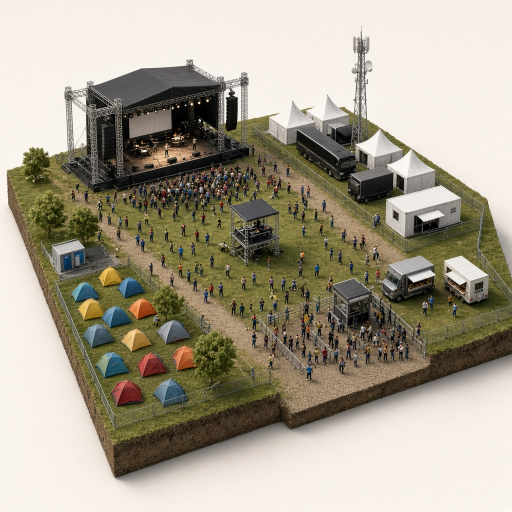
#> input picture assets-src/originals/festival-ground-iso.jpg, 1024 x 1024 px (shown at 1/2 size)
$ python build-it-ground.py
#> lines starting #> are read from the running program, lines starting #| are printed output that depends on the picture; after the words box and inside, x2 and y2 are one past the last pixel; in counts of white or black regions, pixels touching at a corner belong together; pictures that were not available may be replaced by others from this repository, and a replacement may not be noted
#!/usr/bin/env python3
"""
Development-only helper for reichi.it: turns the rendered festival-ground diorama
(assets-src/originals/festival-ground-iso.jpg, generated image, plain off-white backdrop)
into the delivery files in htdocs/it/assets/images/:

  festival-ground-{960,640}.webp   – backdrop keyed out (soft alpha), cropped to the
                                     diorama, square, lossy WebP with alpha

Before keying, the BleedingStar logo (assets-src/originals/BS-Logo-Pfade-weiss.png) is
painted onto two surfaces (DECALS, corners in source pixels): the stage's LED wall becomes a
dark screen with the white logo, the roof of the office container gets the logo in ink.

The hero (templates/it/hero.php) lays the network plan over this picture; the node
coordinates there refer to the 1000×1000 box of the *cropped* image, so re-run the
template check after changing CROP_PAD or the source picture.

Requires Python 3 + Pillow + NumPy. Not needed to run the website – the output is committed.

Usage:  python3 tools/build-it-ground.py
"""
from collections import deque
from pathlib import Path

import numpy as np
from PIL import Image

ROOT = Path(__file__).resolve().parent.parent
SRC = ROOT / "assets-src" / "originals" / "festival-ground-iso.jpg"
OUT = ROOT / "htdocs" / "it" / "assets" / "images"

WIDTHS = [960, 640]
WEBP_QUALITY = 82
BACKDROP = np.array([248, 242, 234])  # the render's off-white; it drifts by ~±6 per channel
KEY_LOW, KEY_HIGH = 10, 38  # colour distance → alpha 0 … 1 (soft edge keeps the ground shadow)
REGION = 48  # pixels closer than this to the backdrop may belong to it (flood fill from the border)
CROP_PAD = 0.02  # free space around the diorama, fraction of its size

LOGO = ROOT / "assets-src" / "originals" / "BS-Logo-Pfade-weiss.png"
DECAL_SCALE = 6  # decals are drawn this many times larger than their on-picture size, then warped down
INK = (21, 21, 26)
# Surfaces that carry the BleedingStar logo, corners in source pixels (top-left, top-right,
# bottom-right, bottom-left of the flat artwork). The quads are parallelograms in the render.
DECALS = [
    # LED wall of the main stage: dark LED screen, white logo, faint warm bloom (reichi.com red), scanlines
    dict(quad=[(258, 236), (340, 221), (340, 266), (258, 279)], aspect=0.78,
         bg=(14, 14, 18), logo=(255, 255, 255), glow=(255, 120, 100), scanlines=True, width=0.86),
    # roof of the office container behind the backstage: ink logo printed on the white roof,
    # slightly translucent so the roof shading shows through
    dict(quad=[(772, 398), (882, 362), (922, 392), (812, 428)], aspect=0.44,
         bg=None, logo=INK + (225,), glow=None, scanlines=False, width=0.78),
]


def perspective_coeffs(src_quad, dst_quad):
    """Coefficients for Image.transform(PERSPECTIVE): maps every output pixel (dst) to the input (src)."""
    rows = []
    for (sx, sy), (dx, dy) in zip(src_quad, dst_quad):
        rows.append([dx, dy, 1, 0, 0, 0, -sx * dx, -sx * dy])
        rows.append([0, 0, 0, dx, dy, 1, -sy * dx, -sy * dy])
    a = np.array(rows, dtype=float)
    b = np.array([c for pt in src_quad for c in pt], dtype=float)
    return np.linalg.solve(a, b).tolist()


def tinted_logo(width: int, rgba) -> Image.Image:
    """The logo's alpha shape filled with one colour (the source file is white on transparent)."""
    logo = Image.open(LOGO).convert("RGBA")
    logo = logo.resize((width, round(logo.height * width / logo.width)), Image.LANCZOS)
    out = Image.new("RGBA", logo.size, tuple(rgba[:3]) + (0,))
    alpha = rgba[3] if len(rgba) > 3 else 255
    out.putalpha(logo.getchannel("A").point(lambda a: a * alpha // 255))
    return out


def paint_decal(img: Image.Image, spec: dict) -> Image.Image:
    """Flat artwork (optional background, logo, bloom, scanlines) drawn at DECAL_SCALE and warped
    into the quad. `aspect` is the artwork's height/width, i.e. the real proportions of the surface,
    which the bounding box of a slanted parallelogram does not tell."""
    from PIL import ImageFilter

    quad = spec["quad"]
    xs = [p[0] for p in quad]
    w = round((max(xs) - min(xs)) * DECAL_SCALE)
    h = round(w * spec["aspect"])
    art = Image.new("RGBA", (w, h), (spec["bg"] + (255,)) if spec["bg"] else (0, 0, 0, 0))
    logo = tinted_logo(round(w * spec["width"]), spec["logo"])
    pos = ((w - logo.width) // 2, (h - logo.height) // 2)
    if spec["glow"]:
        glow = Image.new("RGBA", art.size, (0, 0, 0, 0))
        glow.paste(tinted_logo(logo.width, spec["glow"] + (140,)), pos)
        art.alpha_composite(glow.filter(ImageFilter.GaussianBlur(w * 0.03)))
    art.alpha_composite(logo, pos)
    if spec["scanlines"]:
        # a few darker rows so the panel reads as LED, not as a sticker
        px = art.load()
        for y in range(0, h, 4):
            for x in range(w):
                r, g, b, a = px[x, y]
                px[x, y] = (int(r * 0.82), int(g * 0.82), int(b * 0.82), a)

    flat = [(0, 0), (w, 0), (w, h), (0, h)]
    coeffs = perspective_coeffs(flat, quad)
    warped = art.transform(img.size, Image.PERSPECTIVE, coeffs, Image.BICUBIC)
    # transform() fills the area outside the quad with opaque black; the mask limits the paste to the quad
    mask = Image.new("L", art.size, 255).transform(img.size, Image.PERSPECTIVE, coeffs, Image.BICUBIC)
    warped.putalpha(Image.fromarray(np.minimum(np.asarray(mask), np.asarray(warped.getchannel("A")))))
    out = img.convert("RGBA")
    out.alpha_composite(warped)
    return out.convert("RGB")


def key_backdrop(rgb: np.ndarray) -> np.ndarray:
    """Alpha channel 0…1: backdrop pixels connected to the border become transparent.
    White tents and containers inside the scene stay opaque because the fill cannot reach them."""
    h, w, _ = rgb.shape
    dist = np.abs(rgb.astype(int) - BACKDROP).max(axis=2)
    candidate = dist < REGION
    seen = np.zeros((h, w), bool)
    queue = deque()
    for x in range(w):
        for y in (0, h - 1):
            if candidate[y, x]:
                seen[y, x] = True
                queue.append((y, x))
    for y in range(h):
        for x in (0, w - 1):
            if candidate[y, x] and not seen[y, x]:
                seen[y, x] = True
                queue.append((y, x))
    while queue:
        y, x = queue.popleft()
        for ny, nx in ((y + 1, x), (y - 1, x), (y, x + 1), (y, x - 1)):
            if 0 <= ny < h and 0 <= nx < w and candidate[ny, nx] and not seen[ny, nx]:
                seen[ny, nx] = True
                queue.append((ny, nx))
    soft = np.clip((dist - KEY_LOW) / (KEY_HIGH - KEY_LOW), 0, 1)
    return np.where(seen, soft, 1.0)


def crop_square(img: Image.Image) -> Image.Image:
    alpha = np.asarray(img)[:, :, 3]
    ys, xs = np.where(alpha > 60)
    x0, x1, y0, y1 = xs.min(), xs.max() + 1, ys.min(), ys.max() + 1
    side = max(x1 - x0, y1 - y0)
    pad = round(side * CROP_PAD)
    side += 2 * pad
    cx, cy = (x0 + x1) / 2, (y0 + y1) / 2
    left, top = round(cx - side / 2), round(cy - side / 2)
    # the crop may run past the picture; those parts are transparent anyway
    canvas = Image.new("RGBA", (side, side), (0, 0, 0, 0))
    canvas.paste(img, (-left, -top))
    return canvas


def main() -> None:
    src = Image.open(SRC).convert("RGB")
#> src is the input picture: PIL image 1024x1024 RGB; mean R, G, B 166.5, 159.3, 141.9
    for spec in DECALS:
        src = paint_decal(src, spec)
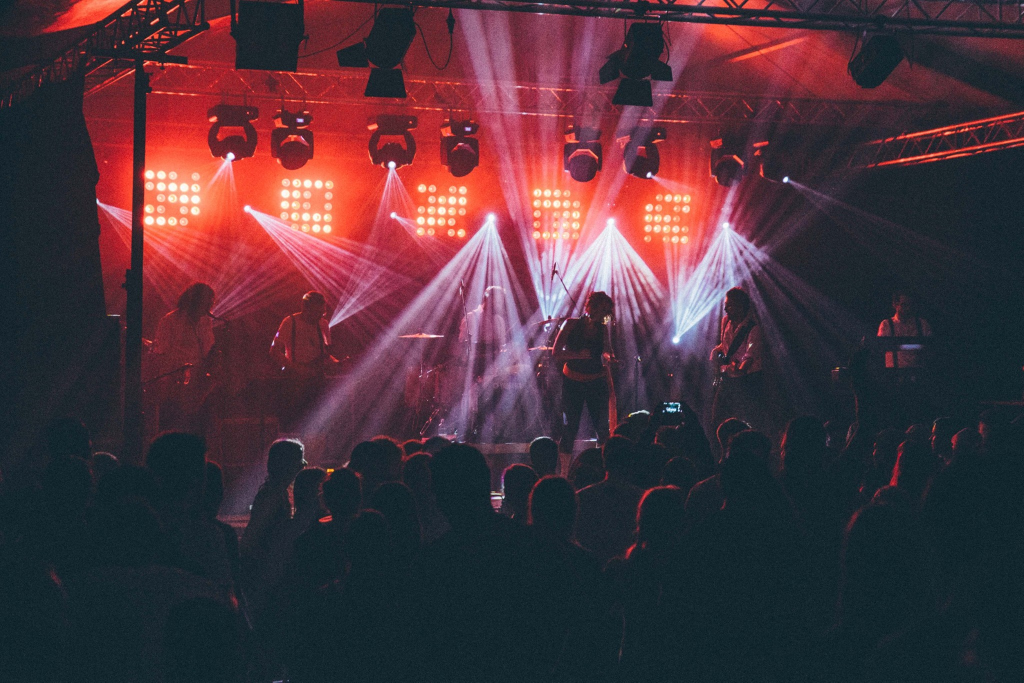
#> input picture assets-src/originals/11059538_883376491737597_7864039594443423760_o-1.jpg, 2048 x 1365 px, given in place of BS-Logo-Pfade-weiss.png, which was not available (shown at 1/2 size)
#> in tinted_logo, `out.putalpha(logo.getchannel("A").point(lambda a: a * alpha // 255))`: out: PIL image 423x282 RGBA; every value is 255
#> in paint_decal, `glow = Image.new("RGBA", art.size, (0, 0, 0, 0))`: glow: PIL image 492x384 RGBA; every value is 0
#> in paint_decal, `mask = Image.new("L", art.size, 255).transform(img.size, Image.PERSPEC..`:
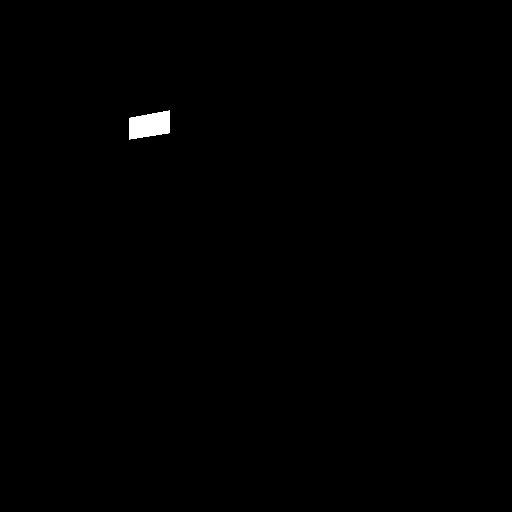
#> mask: PIL image 1024x1024 L (shown at 1/2 size); 0.34% white; 1 white region, box (x1, y1, x2, y2) and area: (258, 221, 340, 279) 3608
    rgb = np.asarray(src)
    alpha = key_backdrop(rgb)
#> in key_backdrop, `candidate = dist < REGION`: candidate: shape (1024, 1024) bool; 45.6% white; 700 white regions (661 under 20 px), largest, box (x1, y1, x2, y2) and area: (0, 0, 1024, 1024) 459008, (889, 512, 977, 570) 2649, (144, 192, 173, 298) 2375
#> after the loop in key_backdrop, `for x in range(w):`: seen: shape (1024, 1024) bool; 0.2% white in thin lines or dots
#> after the loop in key_backdrop, `for y in range(h):`:
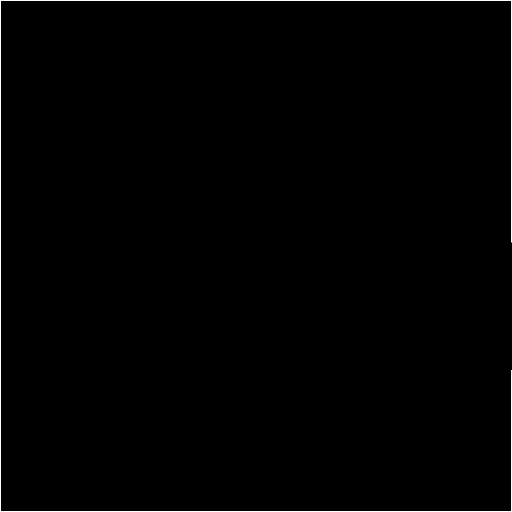
#> seen: shape (1024, 1024) bool (shown at 1/2 size); 0.37% white in thin lines or dots
#> after the loop in key_backdrop, `while queue:`:
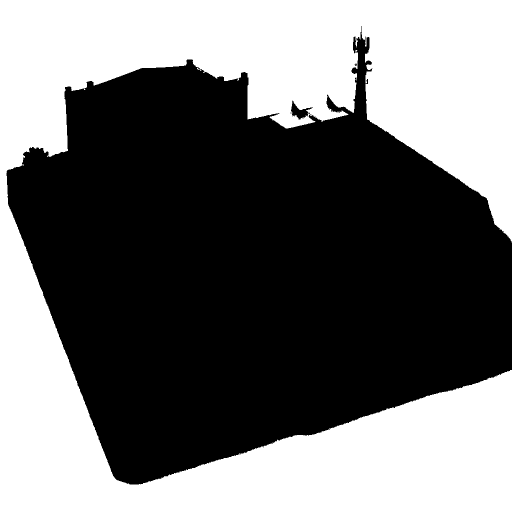
#> seen: shape (1024, 1024) bool (shown at 1/2 size); 43.8% white; 1 white region, box (x1, y1, x2, y2) and area: (0, 0, 1024, 1024) 458840
#> in key_backdrop, `return np.where(seen, soft, 1.0)`:
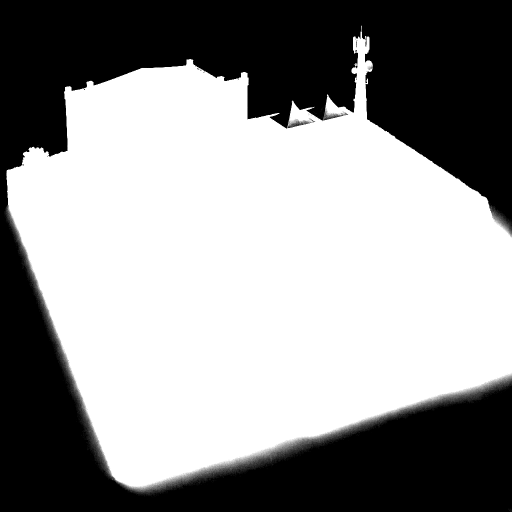
#> returned value: shape (1024, 1024) float64 (shown at 1/2 size); min 0, max 1, mean 0.58
    rgba = np.dstack([rgb, np.round(alpha * 255)]).astype(np.uint8)
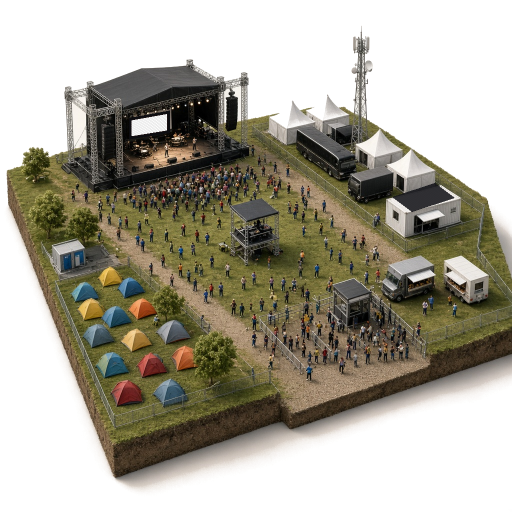
#> rgba: shape (1024, 1024, 4) (shown at 1/2 size); mean R, G, B, A 166, 158.8, 141.5, 147.9; transparent parts drawn white
    img = crop_square(Image.fromarray(rgba, "RGBA"))
#> in crop_square, `x0, x1, y0, y1 = xs.min(), xs.max() + 1, ys.min(), ys.max() + 1`: x0 = 12; x1 = 1024; y0 = 51; y1 = 986
#> in crop_square, `side = max(x1 - x0, y1 - y0)`: side = 1012
#> in crop_square, `pad = round(side * CROP_PAD)`: pad = 20
#> in crop_square, `side += 2 * pad`: side = 1052
#> in crop_square, `cx, cy = (x0 + x1) / 2, (y0 + y1) / 2`: cx = 518; cy = 518.5
#> in crop_square, `left, top = round(cx - side / 2), round(cy - side / 2)`: left = -8
#> in crop_square, `canvas = Image.new("RGBA", (side, side), (0, 0, 0, 0))`: canvas: PIL image 1052x1052 RGBA; every value is 0
    print("source", src.size, "→ cropped", img.size)
#| source (1024, 1024) → cropped (1052, 1052)
    OUT.mkdir(parents=True, exist_ok=True)
    for w in WIDTHS:
        if w > img.width:
            print("skip", w, "(would upscale)")
            continue
        out = img if w == img.width else img.resize((w, w), Image.LANCZOS)
        path = OUT / f"festival-ground-{w}.webp"
        out.save(path, "WEBP", quality=WEBP_QUALITY, method=6)
        print(path.relative_to(ROOT), f"{path.stat().st_size // 1024} KB")
#> this loop made 1 pass
#> pass 1, in main, `out = img if w == img.width else img.resize((w, w), Image.LANCZOS)`:
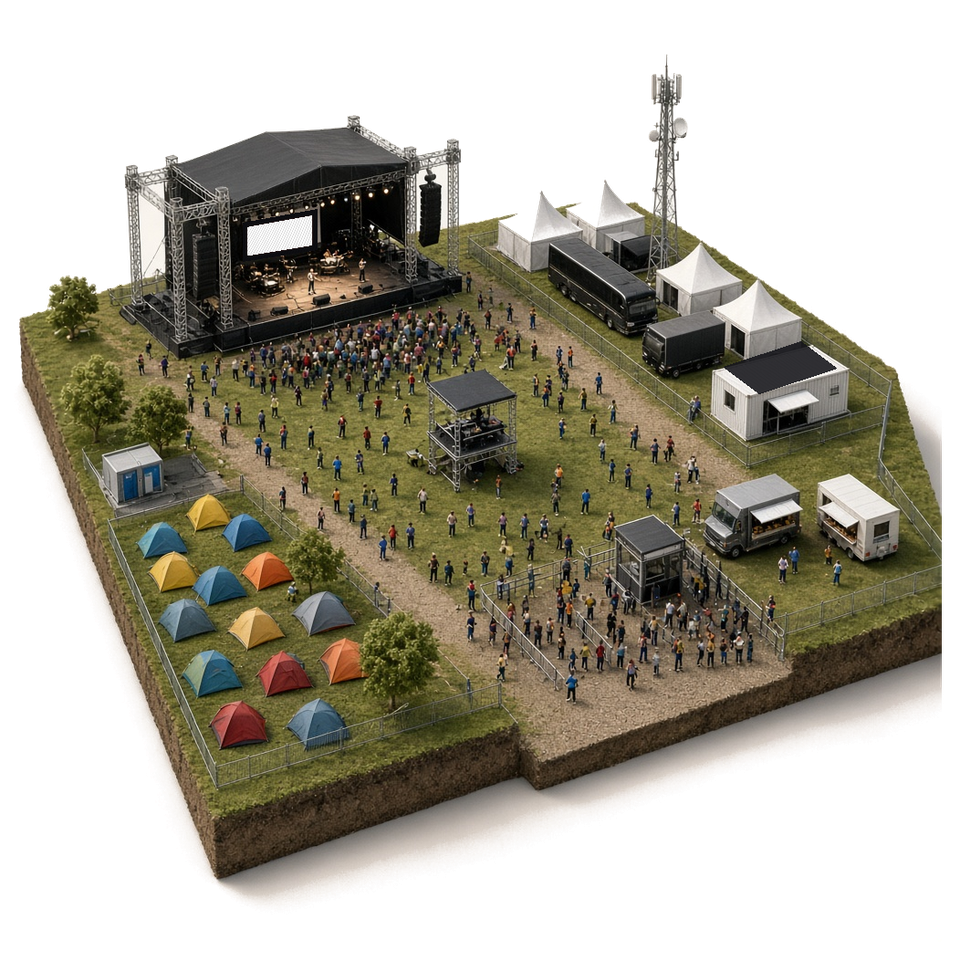
#> out: PIL image 960x960 RGBA; mean R, G, B, A 64.7, 60.4, 47, 140.1; transparent parts drawn white


if __name__ == "__main__":
#> (the run stopped early here; a loop or call above may not have finished)
